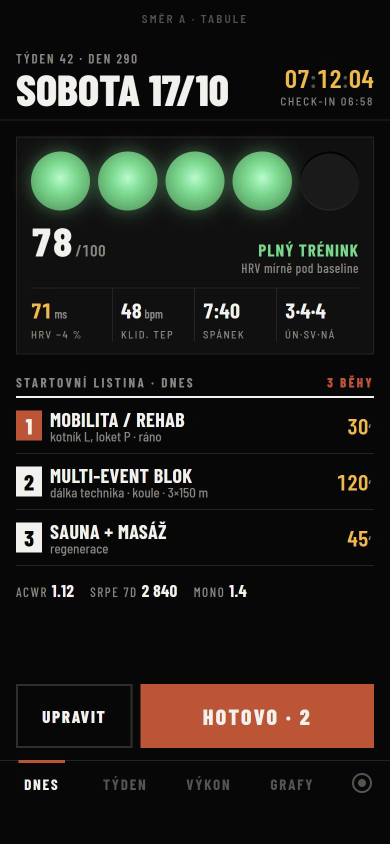
#> input picture design/a-tabule.jpg, 780 x 1688 px (shown at 1/2 size)
$ python -i make_icon_variants.py   (imports and definitions only)
#> lines starting #> are read from the running program, lines starting #| are printed output that depends on the picture
"""Varianty ikony aplikace A–F (náhled v icons.html). Kreslí se ve 2048 px a zmenšují na 1024/512/180.
Spuštění: python tools/make_icon_variants.py   (potřebuje Pillow a písmo Bahnschrift z Windows)"""
import math, random
from pathlib import Path
from PIL import Image, ImageDraw, ImageFont, ImageChops, ImageFilter

S = 2048
TARTAN = (184, 64, 42)
TARTAN_L = (208, 86, 58)
INK = (245, 242, 234)
BG = (13, 13, 12)
AMBER = (255, 184, 28)
OUT = Path(__file__).resolve().parent.parent / 'icons' / 'varianty'
FONT = r'C:\Windows\Fonts\bahnschrift.ttf'


# [4 lines left out: function font, not called in this run]


def grain(img, strength=0.16, seed=7):
    """Zrno tartanu: šum násobený do obrázku."""
    random.seed(seed)
    noise = Image.effect_noise((S // 2, S // 2), 64).resize((S, S)).convert('L')
    noise = noise.point(lambda v: int(255 - strength * (255 - v) * 1.6))
    return ImageChops.multiply(img, Image.merge('RGB', (noise, noise, noise)))


def text_center(d, xy, txt, f, fill, anchor='mm'):
    d.text(xy, txt, font=f, fill=fill, anchor=anchor)


# ---------------------------------------------------------------- A · Dráha
# [27 lines left out: functions a_draha, b_bib, not called in this run]


# ---------------------------------------------------------------- C · Tabule
DIGITS = {
    '1': ['00100', '01100', '00100', '00100', '00100', '00100', '01110'],
    '0': ['01110', '10001', '10001', '10001', '10001', '10001', '01110'],
}


# [63 lines left out: functions c_tabule, d_razitko, e_segmenty, f_cil, not called in this run]


VARIANTS = {'a': a_draha, 'b': b_bib, 'c': c_tabule, 'd': d_razitko, 'e': e_segmenty, 'f': f_cil}

# [7 lines not run here, left out]

>>> import cv2
>>> picture = cv2.imread('../design/a-tabule.jpg', cv2.IMREAD_GRAYSCALE)
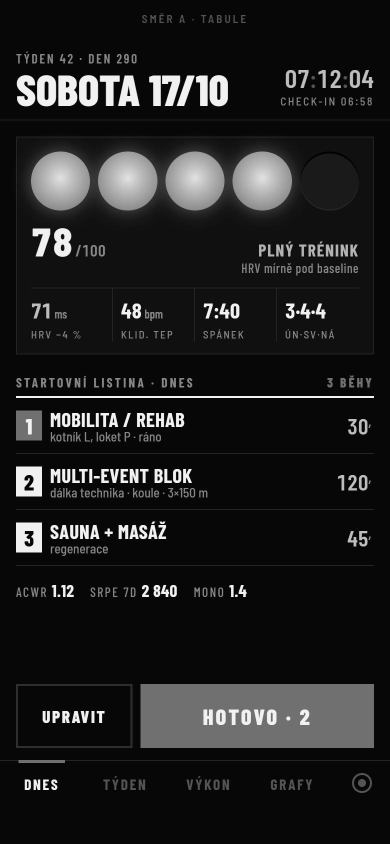
#> picture: shape (1688, 780) (shown at 1/2 size); min 0, max 255, mean 31.5
>>> result = grain(picture)
#> in grain, `noise = Image.effect_noise((S // 2, S // 2), 64).resize((S, S)).conver..`:
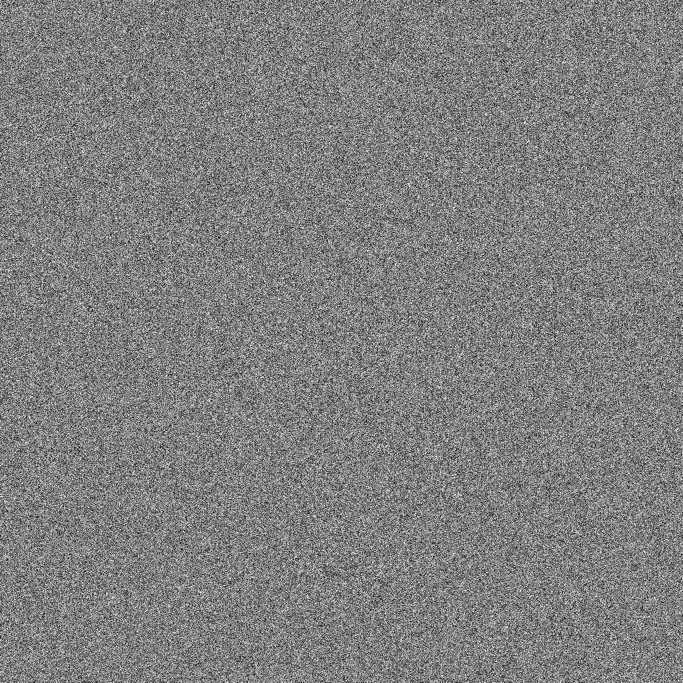
#> noise: PIL image 2048x2048 L (shown at 1/3 size); min 0, max 255, mean 127.5
#> in grain, `noise = noise.point(lambda v: int(255 - strength * (255 - v) * 1.6))`:
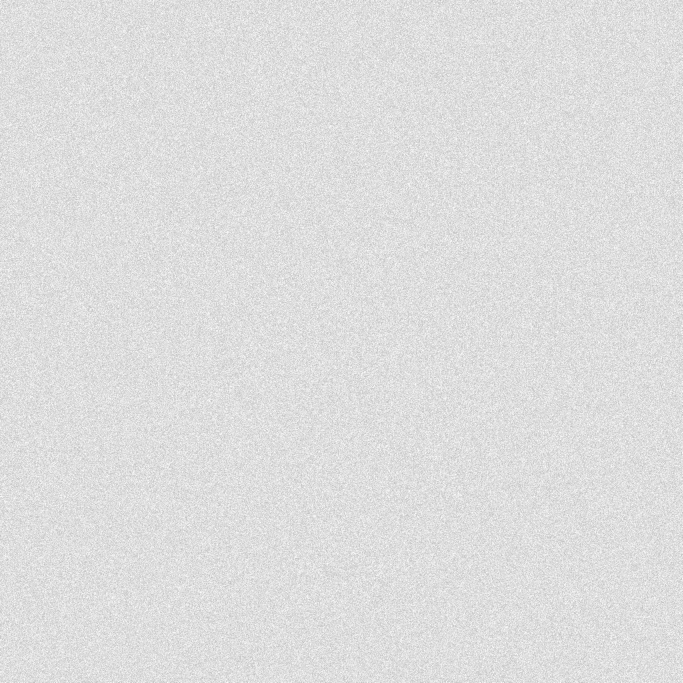
#> noise: PIL image 2048x2048 L (shown at 1/3 size); min 189, max 255, mean 221.9
#> (the run stopped early here; a loop or call above may not have finished)

$ run again, on design/b-draha.jpg
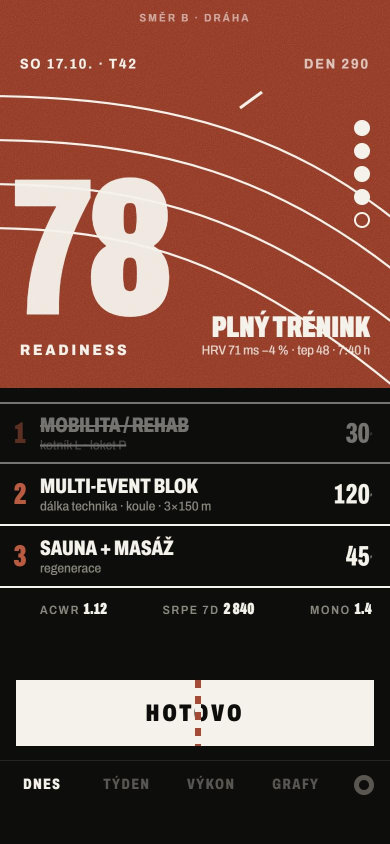
#> input picture design/b-draha.jpg, 780 x 1688 px (shown at 1/2 size)
#> `picture = cv2.imread('../design/a-tabule.jpg', cv2.IMREAD_GRAYSCALE)`:
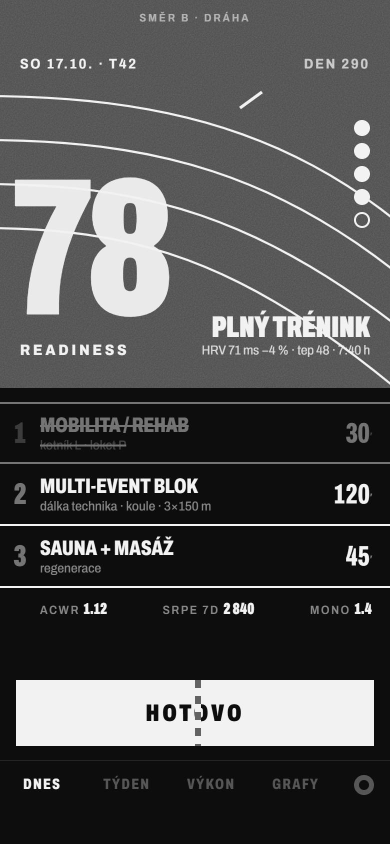
#> picture: shape (1688, 780) (shown at 1/2 size); min 0, max 255, mean 78.8

$ run again, on design/b1-pozadi-1-oval.jpg
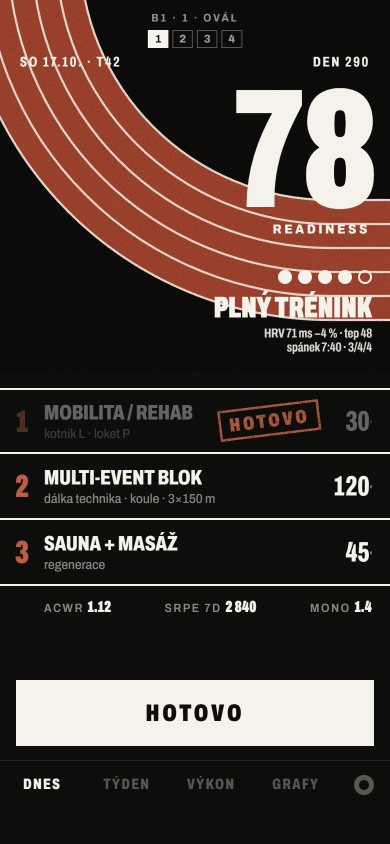
#> input picture design/b1-pozadi-1-oval.jpg, 780 x 1688 px (shown at 1/2 size)
#> `picture = cv2.imread('../design/a-tabule.jpg', cv2.IMREAD_GRAYSCALE)`:
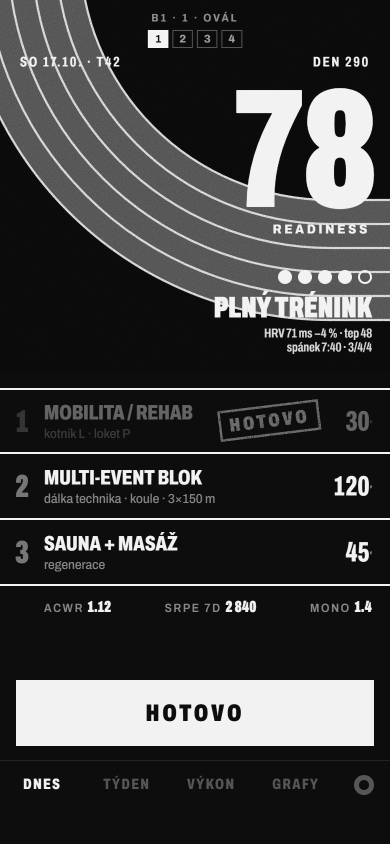
#> picture: shape (1688, 780) (shown at 1/2 size); min 0, max 255, mean 60.2

$ run again, on design/b1-pozadi-10-jedna-draha.jpg
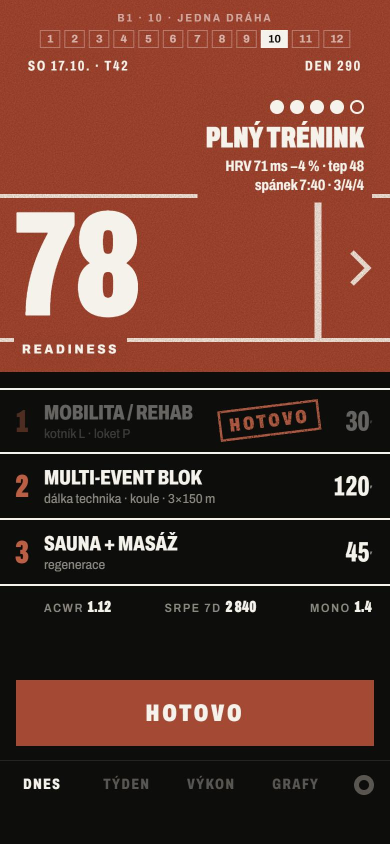
#> input picture design/b1-pozadi-10-jedna-draha.jpg, 780 x 1688 px (shown at 1/2 size)
#> `picture = cv2.imread('../design/a-tabule.jpg', cv2.IMREAD_GRAYSCALE)`:
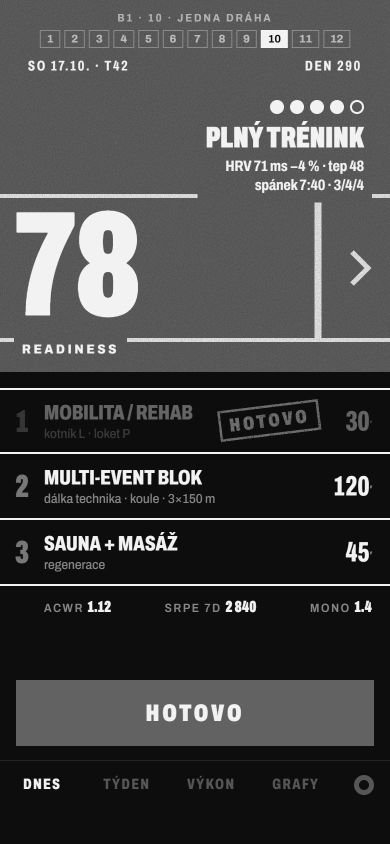
#> picture: shape (1688, 780) (shown at 1/2 size); min 0, max 255, mean 66.9
